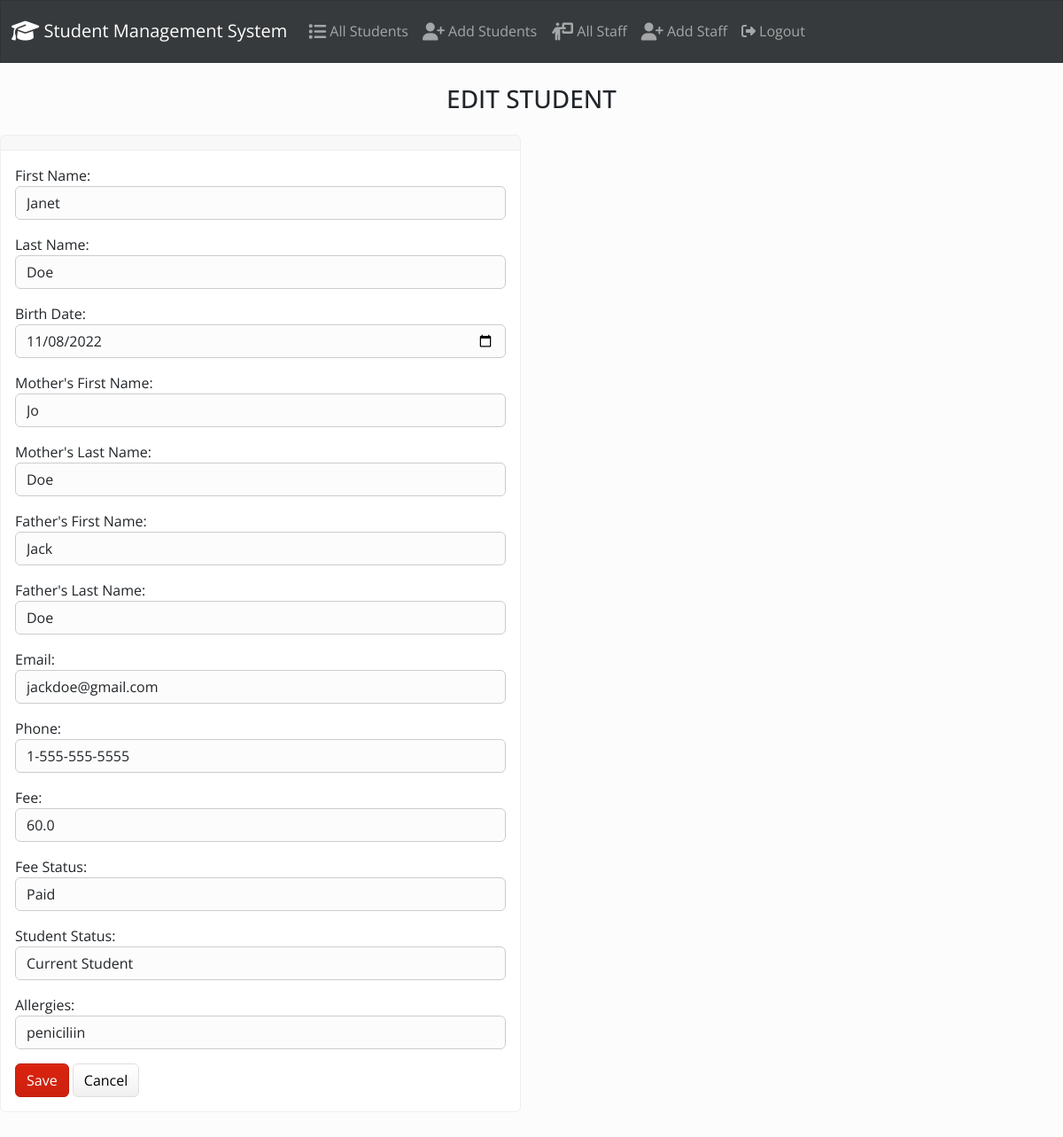
Page /edit/2/ (signed in) on the committed database.
### students/models.py (models this page shows, shortened)
class Student(models.Model):
    first_name = models.CharField(max_length=50)
    last_name = models.CharField(max_length=50)
    birth_date = models.DateField()
    mother_Fname = models.CharField(max_length=50)
    mother_Lname = models.CharField(max_length=50)
    father_Fname = models.CharField(max_length=50)
    father_Lname = models.CharField(max_length=50)
    email = models.EmailField(max_length=100)
    phone = models.CharField(max_length=20)
    fee = models.FloatField()
    FEE_STATUS_CHOICES = [
        ('paid', 'Paid'),
        ('due', 'Due'),
        ('past', 'Past Due'),
    ]
    fee_status = models.CharField(max_length=10, choices=FEE_STATUS_CHOICES)
    STUDENT_STATUS_CHOICES = [
        ('current', 'Current Student'),
        ('past', 'Past Student'),
        ('sick', 'Sick Student'),
    ]
    student_status = models.CharField(max_length=10, choices=STUDENT_STATUS_CHOICES)
    allergies = models.CharField(max_length=255)

### students/views.py (the view)
# urls.py: path('edit/<int:id>/', views.edit, name='edit'),
@login_required(login_url="/accounts/login/")
def edit(request, id):
    if request.method == 'POST':
        student = Student.objects.get(pk=id)
        form = StudentForm(request.POST, instance=student)
        if form.is_valid():
            form.save()
            return render(request, 'students/edit.html', {
                'form': form,
                'success': True
            })
    else:
        student = Student.objects.get(pk=id)
        form = StudentForm(instance=student)
    return render(request, 'students/edit.html', {
        'form': form
    })

### students/templates/students/edit.html (shortened to what this page needs)
{% extends 'students/base.html' %}
{% block body %}
<h3 class="text-center m-4">EDIT STUDENT</h3>
	{% if success %}
		<div class="alert-success" role="alert">
			{{ student.first_name }} {{ student.last_name }} has been successfully updated.
			<a href="{% url 'index' %}" class='alert-link'>Go To Home Page</a>
		</div>
	{% else %}
		<div class='row jusify-content-center'>
			<div class='col-6'>
				<div class="card bg-light mb-3">
				  <div class="card-header">
				  </div>
				  <div class="card-body">
				    <form action="" method='POST'>
				    	{{ form.as_p }}
				    	<button type="submit" class="btn btn-primary">Save</button>
				    	<a href="{% url 'index' %}" class="btn btn-secondary">Cancel</a>
				    </form>
				  </div>
				</div>
			</div>
	{% endif %}
{% endblock %}

### rows in the picture
Student: first_name "Janet", last_name "Doe", birth_date "11/08/2022", mother_Fname "Jo", mother_Lname "Doe", father_Fname "Jack", father_Lname "Doe", email "jackdoe@gmail.com", phone "1-555-555-5555", fee "60.0", fee_status "Paid", student_status "Current Student", allergies "peniciliin"
